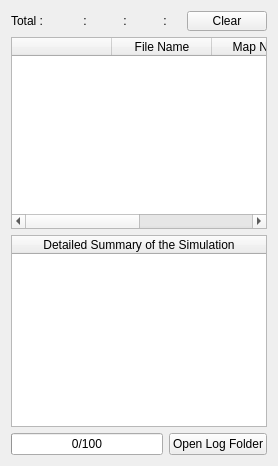
             <widget class="QWidget" name="simulation_result_tab">
              <attribute name="title">
               <string>Simulation Result</string>
              </attribute>
              <layout class="QVBoxLayout" name="verticalLayout_7">
               <item>
                <layout class="QHBoxLayout" name="horizontalLayout_11">
                 <item>
                  <widget class="QLabel" name="text_total_num">
                   <property name="sizePolicy">
                    <sizepolicy hsizetype="Preferred" vsizetype="Fixed">
                     <horstretch>0</horstretch>
                     <verstretch>0</verstretch>
                    </sizepolicy>
                   </property>
                   <property name="maximumSize">
                    <size>
                     <width>40</width>
                     <height>16</height>
                    </size>
                   </property>
                   <property name="text">
                    <string>Total : </string>
                   </property>
                  </widget>
                 </item>
                 <item>
                  <widget class="QLabel" name="label_total_num">
                   <property name="sizePolicy">
                    <sizepolicy hsizetype="Preferred" vsizetype="Fixed">
                     <horstretch>1</horstretch>
                     <verstretch>0</verstretch>
                    </sizepolicy>
                   </property>
                   <property name="maximumSize">
                    <size>
                     <width>16777215</width>
                     <height>16</height>
                    </size>
                   </property>
                   <property name="text">
                    <string/>
                   </property>
                  </widget>
                 </item>
                 <item>
                  <widget class="QLabel" name="text_succeeded_icon">
                   <property name="sizePolicy">
                    <sizepolicy hsizetype="Minimum" vsizetype="Fixed">
                     <horstretch>0</horstretch>
                     <verstretch>0</verstretch>
                    </sizepolicy>
                   </property>
                   <property name="maximumSize">
                    <size>
                     <width>42</width>
                     <height>16</height>
                    </size>
                   </property>
                   <property name="text">
                    <string/>
                   </property>
                  </widget>
                 </item>
                 <item>
                  <widget class="QLabel" name="text_succeeded_colon">
                   <property name="sizePolicy">
                    <sizepolicy hsizetype="Minimum" vsizetype="Fixed">
                     <horstretch>0</horstretch>
                     <verstretch>0</verstretch>
                    </sizepolicy>
                   </property>
                   <property name="maximumSize">
                    <size>
                     <width>10</width>
                     <height>16</height>
                    </size>
                   </property>
                   <property name="text">
                    <string> :</string>
                   </property>
                  </widget>
                 </item>
                 <item>
                  <widget class="QLabel" name="label_succeeded">
                   <property name="sizePolicy">
                    <sizepolicy hsizetype="Preferred" vsizetype="Fixed">
                     <horstretch>1</horstretch>
                     <verstretch>0</verstretch>
                    </sizepolicy>
                   </property>
                   <property name="maximumSize">
                    <size>
                     <width>16777215</width>
                     <height>16</height>
                    </size>
                   </property>
                   <property name="text">
                    <string/>
                   </property>
                  </widget>
                 </item>
                 <item>
                  <widget class="QLabel" name="text_failed_icon">
                   <property name="sizePolicy">
                    <sizepolicy hsizetype="Preferred" vsizetype="Fixed">
                     <horstretch>0</horstretch>
                     <verstretch>0</verstretch>
                    </sizepolicy>
                   </property>
                   <property name="maximumSize">
                    <size>
                     <width>42</width>
                     <height>16</height>
                    </size>
                   </property>
                   <property name="text">
                    <string/>
                   </property>
                  </widget>
                 </item>
                 <item>
                  <widget class="QLabel" name="text_failed_colon">
                   <property name="sizePolicy">
                    <sizepolicy hsizetype="Preferred" vsizetype="Fixed">
                     <horstretch>0</horstretch>
                     <verstretch>0</verstretch>
                    </sizepolicy>
                   </property>
                   <property name="maximumSize">
                    <size>
                     <width>10</width>
                     <height>16</height>
                    </size>
                   </property>
                   <property name="text">
                    <string> :</string>
                   </property>
                  </widget>
                 </item>
                 <item>
                  <widget class="QLabel" name="label_failed">
                   <property name="sizePolicy">
                    <sizepolicy hsizetype="Preferred" vsizetype="Fixed">
                     <horstretch>1</horstretch>
                     <verstretch>0</verstretch>
                    </sizepolicy>
                   </property>
                   <property name="maximumSize">
                    <size>
                     <width>16777215</width>
                     <height>16</height>
                    </size>
                   </property>
                   <property name="text">
                    <string/>
                   </property>
                  </widget>
                 </item>
                 <item>
                  <widget class="QLabel" name="text_none_icon">
                   <property name="sizePolicy">
                    <sizepolicy hsizetype="Preferred" vsizetype="Fixed">
                     <horstretch>0</horstretch>
                     <verstretch>0</verstretch>
                    </sizepolicy>
                   </property>
                   <property name="maximumSize">
                    <size>
                     <width>42</width>
                     <height>16</height>
                    </size>
                   </property>
                   <property name="text">
                    <string/>
                   </property>
                  </widget>
                 </item>
                 <item>
                  <widget class="QLabel" name="text_none_colon">
                   <property name="sizePolicy">
                    <sizepolicy hsizetype="Preferred" vsizetype="Fixed">
                     <horstretch>0</horstretch>
                     <verstretch>0</verstretch>
                    </sizepolicy>
                   </property>
                   <property name="maximumSize">
                    <size>
                     <width>10</width>
                     <height>16</height>
                    </size>
                   </property>
                   <property name="text">
                    <string> :</string>
                   </property>
                  </widget>
                 </item>
                 <item>
                  <widget class="QLabel" name="label_none">
                   <property name="sizePolicy">
                    <sizepolicy hsizetype="Preferred" vsizetype="Fixed">
                     <horstretch>1</horstretch>
                     <verstretch>0</verstretch>
                    </sizepolicy>
                   </property>
                   <property name="maximumSize">
                    <size>
                     <width>16777215</width>
                     <height>16</height>
                    </size>
                   </property>
                   <property name="text">
                    <string/>
                   </property>
                  </widget>
                 </item>
                 <item>
                  <widget class="QPushButton" name="btn_simulation_result_clear">
                   <property name="sizePolicy">
                    <sizepolicy hsizetype="Preferred" vsizetype="Fixed">
                     <horstretch>1</horstretch>
                     <verstretch>0</verstretch>
                    </sizepolicy>
                   </property>
                   <property name="maximumSize">
                    <size>
                     <width>16777215</width>
                     <height>20</height>
                    </size>
                   </property>
                   <property name="text">
                    <string>Clear</string>
                   </property>
                  </widget>
                 </item>
                </layout>
               </item>
               <item>
                <layout class="QHBoxLayout" name="horizontalLayout_12">
                 <item>
                  <widget class="QTableWidget" name="table_simulation_result_list">
                   <property name="sizePolicy">
                    <sizepolicy hsizetype="Minimum" vsizetype="Minimum">
                     <horstretch>0</horstretch>
                     <verstretch>0</verstretch>
                    </sizepolicy>
                   </property>
                   <property name="editTriggers">
                    <set>QAbstractItemView::NoEditTriggers</set>
                   </property>
                   <property name="selectionMode">
                    <enum>QAbstractItemView::SingleSelection</enum>
                   </property>
                   <property name="selectionBehavior">
                    <enum>QAbstractItemView::SelectRows</enum>
                   </property>
                   <property name="gridStyle">
                    <enum>Qt::SolidLine</enum>
                   </property>
                   <property name="cornerButtonEnabled">
                    <bool>true</bool>
                   </property>
                   <property name="columnCount">
                    <number>4</number>
                   </property>
                   <attribute name="horizontalHeaderCascadingSectionResizes">
                    <bool>false</bool>
                   </attribute>
                   <attribute name="horizontalHeaderDefaultSectionSize">
                    <number>100</number>
                   </attribute>
                   <attribute name="horizontalHeaderMinimumSectionSize">
                    <number>20</number>
                   </attribute>
                   <attribute name="horizontalHeaderShowSortIndicator" stdset="0">
                    <bool>false</bool>
                   </attribute>
                   <attribute name="horizontalHeaderStretchLastSection">
                    <bool>true</bool>
                   </attribute>
                   <attribute name="verticalHeaderVisible">
                    <bool>false</bool>
                   </attribute>
                   <column>
                    <property name="text">
                     <string/>
                    </property>
                   </column>
                   <column>
                    <property name="text">
                     <string>File Name</string>
                    </property>
                   </column>
                   <column>
                    <property name="text">
                     <string>Map Name</string>
                    </property>
                   </column>
                   <column>
                    <property name="text">
                     <string>Duration (sec)</string>
                    </property>
                   </column>
                  </widget>
                 </item>
                </layout>
               </item>
               <item>
                <layout class="QVBoxLayout" name="verticalLayout_4">
                 <item>
                  <widget class="QTableWidget" name="table_simulation_result">
                   <property name="baseSize">
                    <size>
                     <width>0</width>
                     <height>0</height>
                    </size>
                   </property>
                   <property name="cursor" stdset="0">
                    <cursorShape>ArrowCursor</cursorShape>
                   </property>
                   <property name="editTriggers">
                    <set>QAbstractItemView::NoEditTriggers</set>
                   </property>
                   <property name="selectionMode">
                    <enum>QAbstractItemView::SingleSelection</enum>
                   </property>
                   <property name="selectionBehavior">
                    <enum>QAbstractItemView::SelectRows</enum>
                   </property>
                   <property name="iconSize">
                    <size>
                     <width>0</width>
                     <height>0</height>
                    </size>
                   </property>
                   <attribute name="horizontalHeaderStretchLastSection">
                    <bool>true</bool>
                   </attribute>
                   <attribute name="verticalHeaderVisible">
                    <bool>false</bool>
                   </attribute>
                   <column>
                    <property name="text">
                     <string>Detailed Summary of the Simulation</string>
                    </property>
                    <property name="textAlignment">
                     <set>AlignCenter</set>
                    </property>
                   </column>
                  </widget>
                 </item>
                </layout>
               </item>
               <item>
                <layout class="QHBoxLayout" name="horizontalLayout_16">
                 <item>
                  <widget class="QProgressBar" name="simulation_result_progress_bar">
                   <property name="sizePolicy">
                    <sizepolicy hsizetype="Minimum" vsizetype="Fixed">
                     <horstretch>0</horstretch>
                     <verstretch>0</verstretch>
                    </sizepolicy>
                   </property>
                   <property name="value">
                    <number>0</number>
                   </property>
                   <property name="format">
                    <string>%v/%m</string>
                   </property>
                  </widget>
                 </item>
                 <item>
                  <widget class="QPushButton" name="btn_open_log_folder">
                   <property name="sizePolicy">
                    <sizepolicy hsizetype="Maximum" vsizetype="Fixed">
                     <horstretch>0</horstretch>
                     <verstretch>0</verstretch>
                    </sizepolicy>
                   </property>
                   <property name="layoutDirection">
                    <enum>Qt::LeftToRight</enum>
                   </property>
                   <property name="text">
                    <string>Open Log Folder</string>
                   </property>
                   <property name="iconSize">
                    <size>
                     <width>16</width>
                     <height>16</height>
                    </size>
                   </property>
                  </widget>
                 </item>
                </layout>
               </item>
              </layout>
             </widget>
